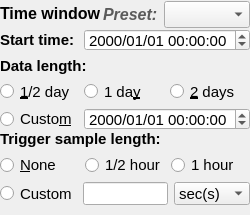
<?xml version="1.0" encoding="UTF-8"?>
<ui version="4.0">
 <class>TimeWindow</class>
 <widget class="QWidget" name="TimeWindow">
  <property name="geometry">
   <rect>
    <x>0</x>
    <y>0</y>
    <width>248</width>
    <height>215</height>
   </rect>
  </property>
  <property name="windowTitle">
   <string>Form</string>
  </property>
  <layout class="QGridLayout" name="gridLayout_3">
   <property name="leftMargin">
    <number>0</number>
   </property>
   <property name="topMargin">
    <number>0</number>
   </property>
   <property name="rightMargin">
    <number>0</number>
   </property>
   <property name="bottomMargin">
    <number>9</number>
   </property>
   <property name="spacing">
    <number>0</number>
   </property>
   <item row="0" column="0" colspan="2">
    <layout class="QHBoxLayout" name="horizontalLayout_4">
     <property name="spacing">
      <number>0</number>
     </property>
     <item>
      <widget class="QLabel" name="label_4">
       <property name="sizePolicy">
        <sizepolicy hsizetype="Expanding" vsizetype="Minimum">
         <horstretch>0</horstretch>
         <verstretch>0</verstretch>
        </sizepolicy>
       </property>
       <property name="minimumSize">
        <size>
         <width>0</width>
         <height>20</height>
        </size>
       </property>
       <property name="maximumSize">
        <size>
         <width>16777215</width>
         <height>20</height>
        </size>
       </property>
       <property name="font">
        <font>
         <pointsize>12</pointsize>
         <weight>75</weight>
         <bold>true</bold>
        </font>
       </property>
       <property name="text">
        <string>Time window</string>
       </property>
       <property name="alignment">
        <set>Qt::AlignLeading|Qt::AlignLeft|Qt::AlignTop</set>
       </property>
      </widget>
     </item>
     <item>
      <spacer name="horizontalSpacer_2">
       <property name="font">
        <font>
         <pointsize>11</pointsize>
        </font>
       </property>
       <property name="orientation">
        <enum>Qt::Horizontal</enum>
       </property>
       <property name="sizeHint" stdset="0">
        <size>
         <width>40</width>
         <height>20</height>
        </size>
       </property>
      </spacer>
     </item>
     <item>
      <layout class="QHBoxLayout" name="horizontalLayout_3">
       <property name="spacing">
        <number>6</number>
       </property>
       <item>
        <widget class="QLabel" name="label_11">
         <property name="sizePolicy">
          <sizepolicy hsizetype="Minimum" vsizetype="Minimum">
           <horstretch>0</horstretch>
           <verstretch>0</verstretch>
          </sizepolicy>
         </property>
         <property name="font">
          <font>
           <pointsize>12</pointsize>
           <weight>75</weight>
           <italic>true</italic>
           <bold>true</bold>
          </font>
         </property>
         <property name="styleSheet">
          <string notr="true">color: rgb(90, 90, 90);</string>
         </property>
         <property name="text">
          <string>Preset:</string>
         </property>
        </widget>
       </item>
       <item>
        <widget class="QComboBox" name="comboBoxPreset">
         <property name="font">
          <font>
           <pointsize>12</pointsize>
          </font>
         </property>
        </widget>
       </item>
      </layout>
     </item>
    </layout>
   </item>
   <item row="1" column="0">
    <widget class="QWidget" name="widgetTW" native="true">
     <property name="minimumSize">
      <size>
       <width>0</width>
       <height>100</height>
      </size>
     </property>
     <property name="maximumSize">
      <size>
       <width>16777215</width>
       <height>100</height>
      </size>
     </property>
     <property name="font">
      <font>
       <pointsize>11</pointsize>
      </font>
     </property>
     <layout class="QGridLayout" name="gridLayout_2">
      <property name="margin">
       <number>0</number>
      </property>
      <item row="0" column="0" colspan="3">
       <layout class="QHBoxLayout" name="horizontalLayout_5">
        <property name="spacing">
         <number>6</number>
        </property>
        <item>
         <widget class="QLabel" name="label">
          <property name="font">
           <font>
            <pointsize>11</pointsize>
            <weight>75</weight>
            <bold>true</bold>
           </font>
          </property>
          <property name="text">
           <string>Start time:</string>
          </property>
         </widget>
        </item>
        <item>
         <widget class="QDateTimeEdit" name="dateTimeEditStart">
          <property name="font">
           <font>
            <pointsize>11</pointsize>
           </font>
          </property>
          <property name="wrapping">
           <bool>false</bool>
          </property>
          <property name="buttonSymbols">
           <enum>QAbstractSpinBox::UpDownArrows</enum>
          </property>
          <property name="displayFormat">
           <string>yyyy/MM/dd hh:mm:ss</string>
          </property>
         </widget>
        </item>
       </layout>
      </item>
      <item row="1" column="0" colspan="3">
       <widget class="QLabel" name="label_3">
        <property name="font">
         <font>
          <pointsize>11</pointsize>
          <weight>75</weight>
          <bold>true</bold>
         </font>
        </property>
        <property name="text">
         <string>Data length:</string>
        </property>
       </widget>
      </item>
      <item row="2" column="0">
       <widget class="QRadioButton" name="radioButtonHalfDay">
        <property name="font">
         <font>
          <pointsize>11</pointsize>
         </font>
        </property>
        <property name="text">
         <string>&amp;1/2 day</string>
        </property>
       </widget>
      </item>
      <item row="2" column="1">
       <widget class="QRadioButton" name="radioButtonOneDay">
        <property name="font">
         <font>
          <pointsize>11</pointsize>
         </font>
        </property>
        <property name="text">
         <string>1 da&amp;y</string>
        </property>
       </widget>
      </item>
      <item row="2" column="2">
       <widget class="QRadioButton" name="radioButtonTwoDays">
        <property name="font">
         <font>
          <pointsize>11</pointsize>
         </font>
        </property>
        <property name="text">
         <string>&amp;2 days</string>
        </property>
       </widget>
      </item>
      <item row="3" column="0">
       <widget class="QRadioButton" name="radioButtonCustomTW">
        <property name="font">
         <font>
          <pointsize>11</pointsize>
         </font>
        </property>
        <property name="text">
         <string>Custo&amp;m</string>
        </property>
        <property name="autoExclusive">
         <bool>true</bool>
        </property>
       </widget>
      </item>
      <item row="3" column="1" colspan="2">
       <widget class="QDateTimeEdit" name="dateTimeEditEnd">
        <property name="font">
         <font>
          <pointsize>11</pointsize>
         </font>
        </property>
        <property name="wrapping">
         <bool>false</bool>
        </property>
        <property name="buttonSymbols">
         <enum>QAbstractSpinBox::UpDownArrows</enum>
        </property>
        <property name="minimumDateTime">
         <datetime>
          <hour>0</hour>
          <minute>0</minute>
          <second>0</second>
          <year>1752</year>
          <month>9</month>
          <day>14</day>
         </datetime>
        </property>
        <property name="displayFormat">
         <string>yyyy/MM/dd hh:mm:ss</string>
        </property>
       </widget>
      </item>
     </layout>
    </widget>
   </item>
   <item row="1" column="1" rowspan="2">
    <spacer name="horizontalSpacer">
     <property name="font">
      <font>
       <pointsize>11</pointsize>
      </font>
     </property>
     <property name="orientation">
      <enum>Qt::Horizontal</enum>
     </property>
     <property name="sizeHint" stdset="0">
      <size>
       <width>40</width>
       <height>20</height>
      </size>
     </property>
    </spacer>
   </item>
   <item row="2" column="0">
    <widget class="QWidget" name="widgetSL" native="true">
     <property name="minimumSize">
      <size>
       <width>0</width>
       <height>75</height>
      </size>
     </property>
     <property name="maximumSize">
      <size>
       <width>16777215</width>
       <height>75</height>
      </size>
     </property>
     <property name="font">
      <font>
       <pointsize>11</pointsize>
      </font>
     </property>
     <layout class="QGridLayout" name="gridLayout">
      <property name="margin">
       <number>0</number>
      </property>
      <item row="0" column="0" colspan="2">
       <widget class="QLabel" name="label_2">
        <property name="font">
         <font>
          <pointsize>11</pointsize>
          <weight>75</weight>
          <bold>true</bold>
         </font>
        </property>
        <property name="text">
         <string>Trigger sample length:</string>
        </property>
       </widget>
      </item>
      <item row="1" column="0" colspan="2">
       <layout class="QHBoxLayout" name="horizontalLayout_2">
        <property name="spacing">
         <number>6</number>
        </property>
        <item>
         <widget class="QRadioButton" name="radioButtonNone">
          <property name="font">
           <font>
            <pointsize>11</pointsize>
           </font>
          </property>
          <property name="text">
           <string>&amp;None</string>
          </property>
         </widget>
        </item>
        <item>
         <widget class="QRadioButton" name="radioButtonHalfHour">
          <property name="font">
           <font>
            <pointsize>11</pointsize>
           </font>
          </property>
          <property name="text">
           <string>1/2 hour</string>
          </property>
          <property name="autoExclusive">
           <bool>true</bool>
          </property>
         </widget>
        </item>
        <item>
         <widget class="QRadioButton" name="radioButtonOneHour">
          <property name="font">
           <font>
            <pointsize>11</pointsize>
           </font>
          </property>
          <property name="text">
           <string>1 hour</string>
          </property>
          <property name="autoExclusive">
           <bool>true</bool>
          </property>
         </widget>
        </item>
       </layout>
      </item>
      <item row="2" column="0">
       <widget class="QRadioButton" name="radioButtonCustomSL">
        <property name="font">
         <font>
          <pointsize>11</pointsize>
         </font>
        </property>
        <property name="text">
         <string>Custom</string>
        </property>
        <property name="autoExclusive">
         <bool>true</bool>
        </property>
       </widget>
      </item>
      <item row="2" column="1">
       <widget class="QFrame" name="frameCustomSample">
        <property name="font">
         <font>
          <pointsize>11</pointsize>
         </font>
        </property>
        <layout class="QHBoxLayout" name="horizontalLayout">
         <property name="margin">
          <number>0</number>
         </property>
         <item>
          <widget class="QLineEdit" name="lineEditSL">
           <property name="font">
            <font>
             <pointsize>11</pointsize>
            </font>
           </property>
          </widget>
         </item>
         <item>
          <widget class="QComboBox" name="comboBoxUnit">
           <property name="font">
            <font>
             <pointsize>11</pointsize>
            </font>
           </property>
           <item>
            <property name="text">
             <string>sec(s)</string>
            </property>
           </item>
           <item>
            <property name="text">
             <string>min(s)</string>
            </property>
           </item>
           <item>
            <property name="text">
             <string>hour(s)</string>
            </property>
           </item>
          </widget>
         </item>
        </layout>
       </widget>
      </item>
     </layout>
    </widget>
   </item>
  </layout>
 </widget>
 <resources/>
 <connections/>
</ui>
